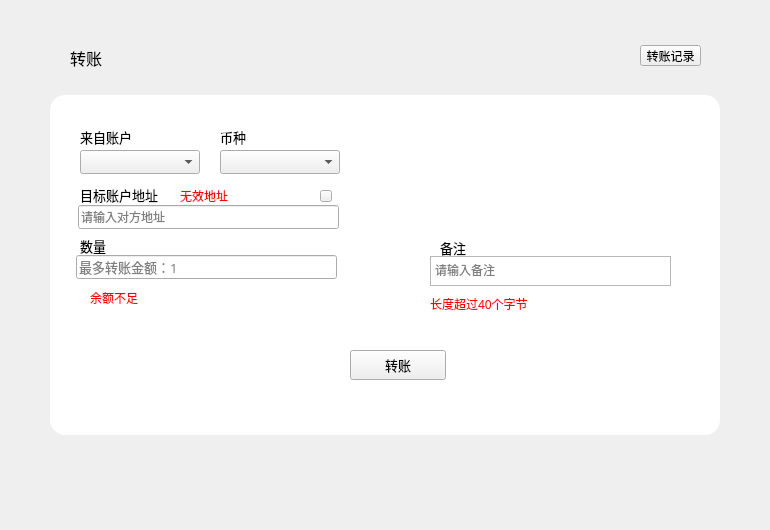
<?xml version="1.0" encoding="UTF-8"?>
<ui version="4.0">
 <class>TransferPage</class>
 <widget class="QWidget" name="TransferPage">
  <property name="geometry">
   <rect>
    <x>0</x>
    <y>0</y>
    <width>770</width>
    <height>530</height>
   </rect>
  </property>
  <property name="font">
   <font>
    <family>微软雅黑</family>
   </font>
  </property>
  <property name="windowTitle">
   <string>Form</string>
  </property>
  <property name="styleSheet">
   <string notr="true"/>
  </property>
  <widget class="QLabel" name="changeAccountLabel">
   <property name="geometry">
    <rect>
     <x>80</x>
     <y>125</y>
     <width>120</width>
     <height>24</height>
    </rect>
   </property>
   <property name="font">
    <font>
     <family>微软雅黑</family>
     <pointsize>10</pointsize>
    </font>
   </property>
   <property name="text">
    <string>来自账户</string>
   </property>
   <property name="alignment">
    <set>Qt::AlignLeading|Qt::AlignLeft|Qt::AlignVCenter</set>
   </property>
  </widget>
  <widget class="QLabel" name="memoLabel">
   <property name="geometry">
    <rect>
     <x>440</x>
     <y>233</y>
     <width>80</width>
     <height>30</height>
    </rect>
   </property>
   <property name="font">
    <font>
     <family>微软雅黑</family>
     <pointsize>10</pointsize>
    </font>
   </property>
   <property name="text">
    <string>备注</string>
   </property>
   <property name="alignment">
    <set>Qt::AlignLeading|Qt::AlignLeft|Qt::AlignVCenter</set>
   </property>
  </widget>
  <widget class="QLabel" name="sendtoLabel">
   <property name="geometry">
    <rect>
     <x>80</x>
     <y>180</y>
     <width>100</width>
     <height>30</height>
    </rect>
   </property>
   <property name="font">
    <font>
     <family>微软雅黑</family>
     <pointsize>10</pointsize>
    </font>
   </property>
   <property name="text">
    <string>目标账户地址</string>
   </property>
   <property name="alignment">
    <set>Qt::AlignLeading|Qt::AlignLeft|Qt::AlignVCenter</set>
   </property>
  </widget>
  <widget class="QLabel" name="amountLabel">
   <property name="geometry">
    <rect>
     <x>80</x>
     <y>235</y>
     <width>80</width>
     <height>21</height>
    </rect>
   </property>
   <property name="font">
    <font>
     <family>微软雅黑</family>
     <pointsize>10</pointsize>
    </font>
   </property>
   <property name="text">
    <string>数量</string>
   </property>
   <property name="alignment">
    <set>Qt::AlignLeading|Qt::AlignLeft|Qt::AlignVCenter</set>
   </property>
  </widget>
  <widget class="QToolButton" name="sendBtn">
   <property name="geometry">
    <rect>
     <x>350</x>
     <y>350</y>
     <width>96</width>
     <height>30</height>
    </rect>
   </property>
   <property name="font">
    <font>
     <family>微软雅黑</family>
     <pointsize>10</pointsize>
    </font>
   </property>
   <property name="cursor">
    <cursorShape>PointingHandCursor</cursorShape>
   </property>
   <property name="focusPolicy">
    <enum>Qt::NoFocus</enum>
   </property>
   <property name="styleSheet">
    <string notr="true"/>
   </property>
   <property name="text">
    <string>转账</string>
   </property>
  </widget>
  <widget class="QLineEdit" name="amountLineEdit">
   <property name="geometry">
    <rect>
     <x>76</x>
     <y>255</y>
     <width>261</width>
     <height>24</height>
    </rect>
   </property>
   <property name="font">
    <font>
     <pointsize>10</pointsize>
    </font>
   </property>
   <property name="contextMenuPolicy">
    <enum>Qt::DefaultContextMenu</enum>
   </property>
   <property name="styleSheet">
    <string notr="true"/>
   </property>
   <property name="text">
    <string/>
   </property>
   <property name="maxLength">
    <number>20</number>
   </property>
   <property name="placeholderText">
    <string>最多转账金额：1</string>
   </property>
  </widget>
  <widget class="QLabel" name="tipLabel3">
   <property name="geometry">
    <rect>
     <x>90</x>
     <y>288</y>
     <width>161</width>
     <height>20</height>
    </rect>
   </property>
   <property name="cursor">
    <cursorShape>ArrowCursor</cursorShape>
   </property>
   <property name="styleSheet">
    <string notr="true">color: rgb(255, 0, 0);</string>
   </property>
   <property name="text">
    <string>余额不足</string>
   </property>
  </widget>
  <widget class="QLabel" name="tipLabel4">
   <property name="geometry">
    <rect>
     <x>180</x>
     <y>181</y>
     <width>120</width>
     <height>30</height>
    </rect>
   </property>
   <property name="styleSheet">
    <string notr="true">color: rgb(255, 0, 0);</string>
   </property>
   <property name="text">
    <string>无效地址</string>
   </property>
  </widget>
  <widget class="QLabel" name="title_label">
   <property name="geometry">
    <rect>
     <x>70</x>
     <y>45</y>
     <width>200</width>
     <height>26</height>
    </rect>
   </property>
   <property name="font">
    <font>
     <family>微软雅黑</family>
     <pointsize>12</pointsize>
     <weight>50</weight>
     <italic>false</italic>
     <bold>false</bold>
    </font>
   </property>
   <property name="styleSheet">
    <string notr="true"/>
   </property>
   <property name="text">
    <string>转账</string>
   </property>
  </widget>
  <widget class="QComboBox" name="accountComboBox">
   <property name="geometry">
    <rect>
     <x>80</x>
     <y>150</y>
     <width>120</width>
     <height>24</height>
    </rect>
   </property>
   <property name="font">
    <font>
     <family>微软雅黑</family>
     <weight>50</weight>
     <bold>false</bold>
    </font>
   </property>
   <property name="focusPolicy">
    <enum>Qt::NoFocus</enum>
   </property>
   <property name="styleSheet">
    <string notr="true"/>
   </property>
  </widget>
  <widget class="QLineEdit" name="sendtoLineEdit">
   <property name="geometry">
    <rect>
     <x>78</x>
     <y>205</y>
     <width>261</width>
     <height>24</height>
    </rect>
   </property>
   <property name="contextMenuPolicy">
    <enum>Qt::DefaultContextMenu</enum>
   </property>
   <property name="styleSheet">
    <string notr="true"/>
   </property>
   <property name="text">
    <string/>
   </property>
   <property name="placeholderText">
    <string>请输入对方地址</string>
   </property>
  </widget>
  <widget class="QLabel" name="tipLabel6">
   <property name="geometry">
    <rect>
     <x>430</x>
     <y>296</y>
     <width>221</width>
     <height>16</height>
    </rect>
   </property>
   <property name="styleSheet">
    <string notr="true">color: rgb(255, 0, 0);</string>
   </property>
   <property name="text">
    <string>长度超过40个字节</string>
   </property>
  </widget>
  <widget class="QComboBox" name="assetComboBox">
   <property name="geometry">
    <rect>
     <x>220</x>
     <y>150</y>
     <width>120</width>
     <height>24</height>
    </rect>
   </property>
   <property name="font">
    <font>
     <family>微软雅黑</family>
     <weight>50</weight>
     <bold>false</bold>
    </font>
   </property>
   <property name="focusPolicy">
    <enum>Qt::NoFocus</enum>
   </property>
   <property name="styleSheet">
    <string notr="true"/>
   </property>
  </widget>
  <widget class="QTextEdit" name="memoTextEdit">
   <property name="geometry">
    <rect>
     <x>430</x>
     <y>256</y>
     <width>241</width>
     <height>30</height>
    </rect>
   </property>
   <property name="styleSheet">
    <string notr="true"/>
   </property>
   <property name="html">
    <string>&lt;!DOCTYPE HTML PUBLIC &quot;-//W3C//DTD HTML 4.0//EN&quot; &quot;http://www.w3.org/TR/REC-html40/strict.dtd&quot;&gt;
&lt;html&gt;&lt;head&gt;&lt;meta name=&quot;qrichtext&quot; content=&quot;1&quot; /&gt;&lt;style type=&quot;text/css&quot;&gt;
p, li { white-space: pre-wrap; }
&lt;/style&gt;&lt;/head&gt;&lt;body style=&quot; font-family:'微软雅黑'; font-size:9pt; font-weight:400; font-style:normal;&quot;&gt;
&lt;p style=&quot;-qt-paragraph-type:empty; margin-top:0px; margin-bottom:0px; margin-left:0px; margin-right:0px; -qt-block-indent:0; text-indent:0px;&quot;&gt;&lt;br /&gt;&lt;/p&gt;&lt;/body&gt;&lt;/html&gt;</string>
   </property>
   <property name="placeholderText">
    <string>请输入备注</string>
   </property>
  </widget>
  <widget class="QToolButton" name="transferRecordBtn">
   <property name="geometry">
    <rect>
     <x>640</x>
     <y>45</y>
     <width>61</width>
     <height>21</height>
    </rect>
   </property>
   <property name="cursor">
    <cursorShape>PointingHandCursor</cursorShape>
   </property>
   <property name="text">
    <string>转账记录</string>
   </property>
  </widget>
  <widget class="QToolButton" name="toolButton_chooseContact">
   <property name="geometry">
    <rect>
     <x>320</x>
     <y>190</y>
     <width>12</width>
     <height>12</height>
    </rect>
   </property>
   <property name="cursor">
    <cursorShape>PointingHandCursor</cursorShape>
   </property>
   <property name="text">
    <string/>
   </property>
  </widget>
  <widget class="QLabel" name="label">
   <property name="geometry">
    <rect>
     <x>220</x>
     <y>125</y>
     <width>120</width>
     <height>24</height>
    </rect>
   </property>
   <property name="font">
    <font>
     <pointsize>10</pointsize>
    </font>
   </property>
   <property name="text">
    <string>币种</string>
   </property>
  </widget>
  <widget class="QStackedWidget" name="stackedWidget">
   <property name="geometry">
    <rect>
     <x>430</x>
     <y>122</y>
     <width>240</width>
     <height>121</height>
    </rect>
   </property>
  </widget>
  <widget class="QLabel" name="label_back">
   <property name="geometry">
    <rect>
     <x>50</x>
     <y>95</y>
     <width>670</width>
     <height>340</height>
    </rect>
   </property>
   <property name="styleSheet">
    <string notr="true">background-color: rgb(255, 255, 255);
border-radius:15px;</string>
   </property>
   <property name="text">
    <string/>
   </property>
  </widget>
  <zorder>label_back</zorder>
  <zorder>memoTextEdit</zorder>
  <zorder>changeAccountLabel</zorder>
  <zorder>memoLabel</zorder>
  <zorder>sendtoLabel</zorder>
  <zorder>amountLabel</zorder>
  <zorder>sendBtn</zorder>
  <zorder>amountLineEdit</zorder>
  <zorder>tipLabel3</zorder>
  <zorder>tipLabel4</zorder>
  <zorder>title_label</zorder>
  <zorder>accountComboBox</zorder>
  <zorder>sendtoLineEdit</zorder>
  <zorder>tipLabel6</zorder>
  <zorder>assetComboBox</zorder>
  <zorder>transferRecordBtn</zorder>
  <zorder>toolButton_chooseContact</zorder>
  <zorder>label</zorder>
  <zorder>stackedWidget</zorder>
 </widget>
 <tabstops>
  <tabstop>amountLineEdit</tabstop>
  <tabstop>sendBtn</tabstop>
 </tabstops>
 <resources/>
 <connections/>
</ui>
